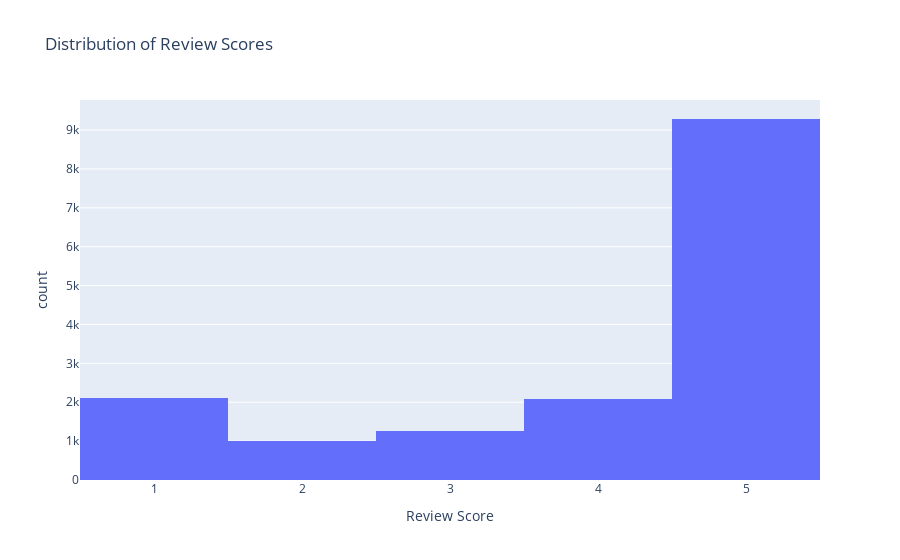

This figure's notebook cell:
### Code cell
# EDA using Plotly
# Distribution of Scores
fig1 = px.histogram(data, x='Score', title='Distribution of Review Scores', labels={'Score': 'Review Score'}, nbins=5)
fig1.show()

### Figure 1 — Plotly figure (JSON) as saved in the notebook; plotly's stock layout.template omitted (floating-point values rounded to 4 significant figures; data arrays with more than 128 entries replaced by an {"elided": "..."} marker saying what was removed)
{"data": [{"alignmentgroup": "True", "bingroup": "x", "hovertemplate": "Review Score=%{x}<br>count=%{y}<extra></extra>", "legendgroup": "", "marker": {"color": "#636efa", "pattern": {"shape": ""}}, "name": "", "nbinsx": 5, "offsetgroup": "", "orientation": "v", "showlegend": false, "type": "histogram", "x": {"elided": "15742 int values"}, "xaxis": "x", "yaxis": "y"}], "layout": {"barmode": "relative", "legend": {"tracegroupgap": 0}, "title": {"text": "Distribution of Review Scores"}, "xaxis": {"anchor": "y", "domain": [0, 1], "title": {"text": "Review Score"}}, "yaxis": {"anchor": "x", "domain": [0, 1], "title": {"text": "count"}}}}
